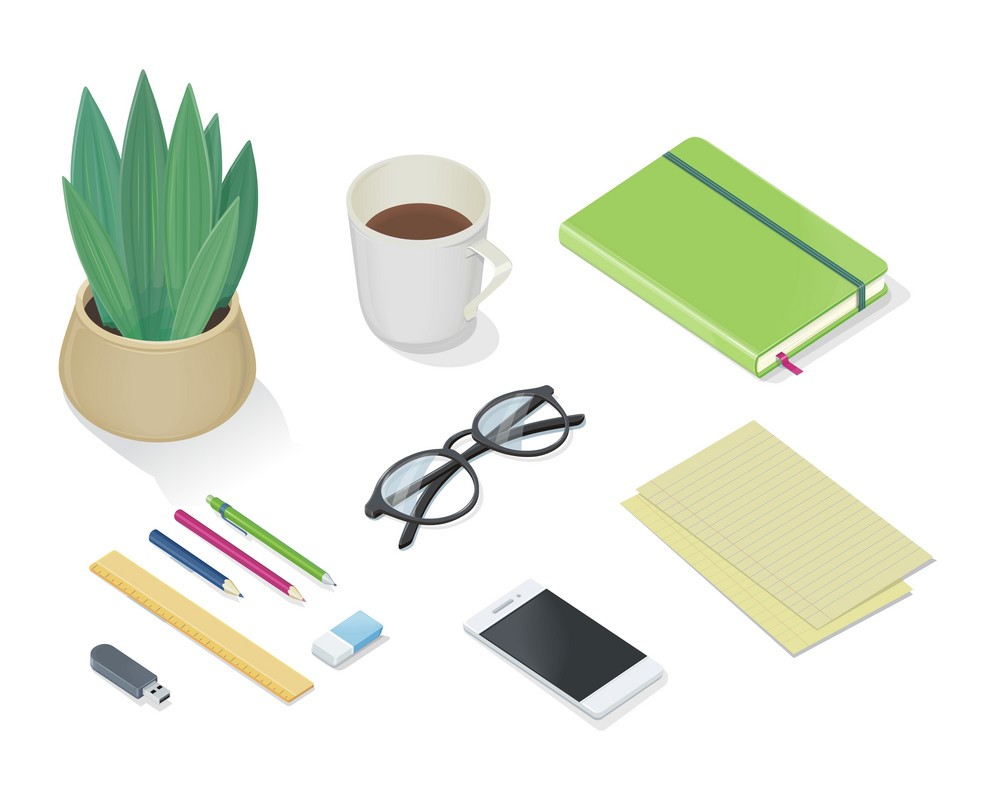
#> input picture Image/Image1.jpg, 993 x 790 px
$ python Image1.py
#> lines starting #> are read from the running program, lines starting #| are printed output that depends on the picture; after the words box and inside, x2 and y2 are one past the last pixel; in counts of white or black regions, pixels touching at a corner belong together
import cv2
import numpy as np

allArea = []
cntList = []
index = 0
largestId = 0
smallestId = 0
noOfTriangle = 0

image = cv2.imread("Image/Image1.jpg")
#> image is the input picture: shape (790, 993, 3); mean B, G, R 224.3, 235.7, 231.2
img_gray = cv2.cvtColor(image, cv2.COLOR_BGR2GRAY)
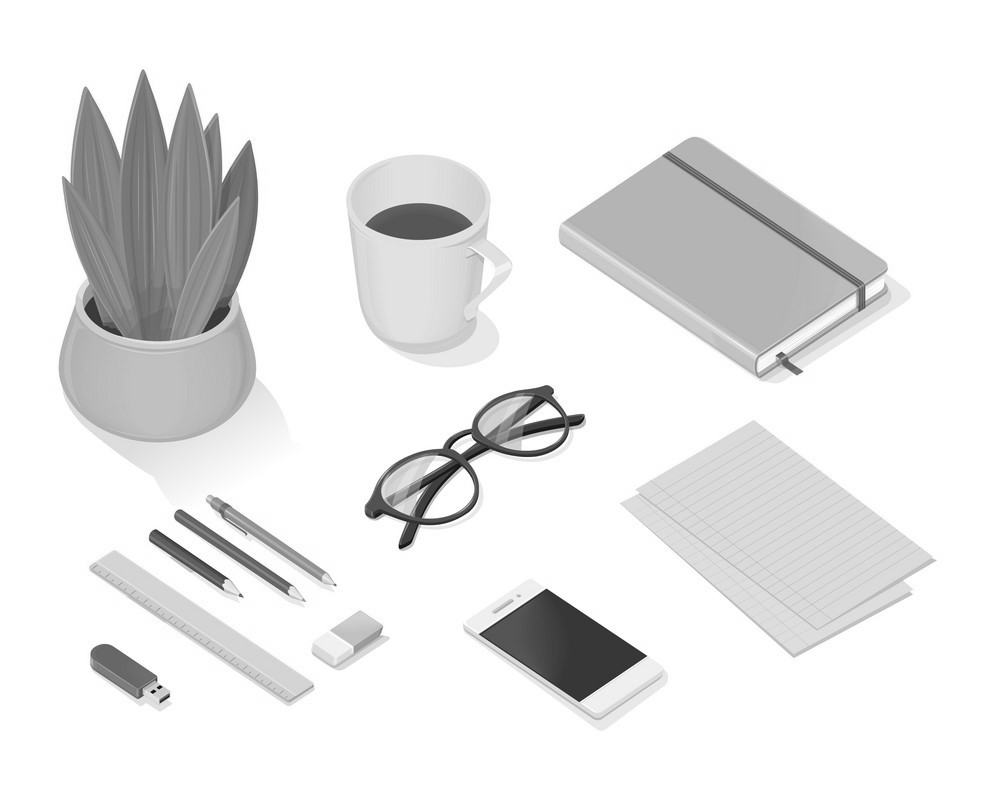
#> img_gray: shape (790, 993); min 3, max 255, mean 233.1
cv2.GaussianBlur(img_gray, (7,7), 4)

ret, thresh = cv2.threshold(img_gray, 240, 255, cv2.THRESH_BINARY_INV)
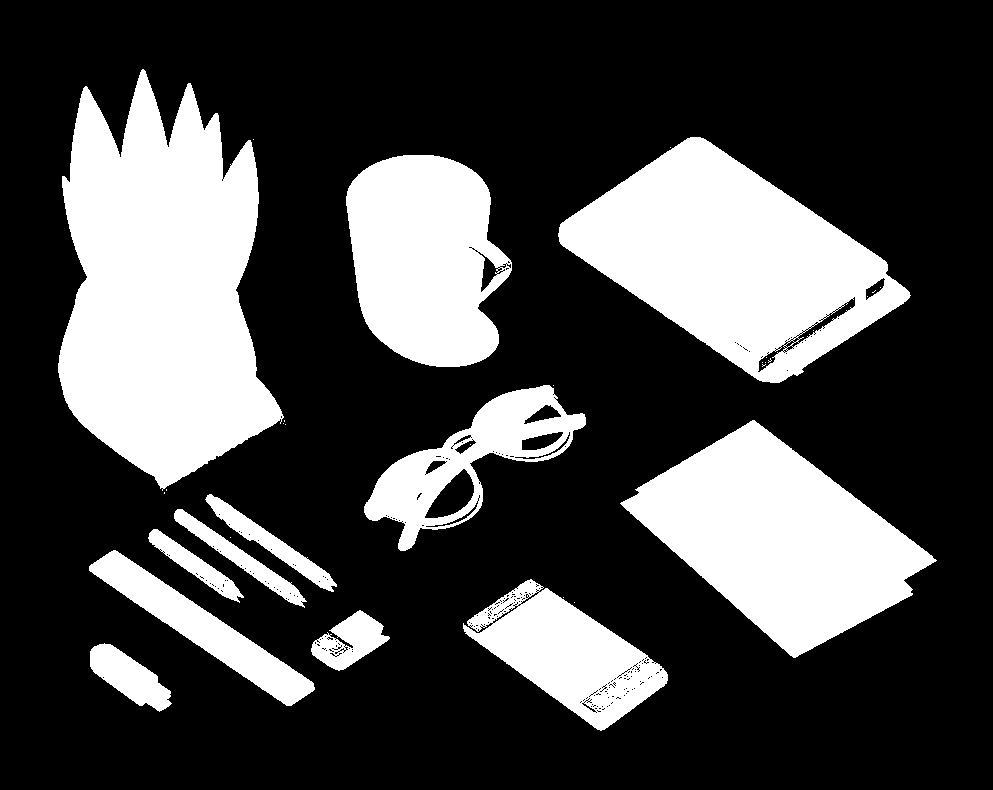
#> thresh: shape (790, 993); 27.9% white; 33 white regions (21 under 20 px)
d = cv2.getStructuringElement(cv2.MORPH_CROSS,(5,5))
cv2.morphologyEx(thresh, cv2.MORPH_OPEN, d)

(cnt, hierarchy) = cv2.findContours(thresh.copy(), cv2.RETR_EXTERNAL, cv2.CHAIN_APPROX_NONE)
#> cnt = 23 contours, 11 with area under 20; largest, box (x1, y1, x2, y2) and area: (58, 69, 284, 491) 62287, (558, 137, 911, 383) 45737, (620, 420, 937, 658) 37731, (346, 155, 512, 367) 26602, (463, 579, 668, 731) 14886
cv2.drawContours(image, cnt, -1, (0,255,0), 2)
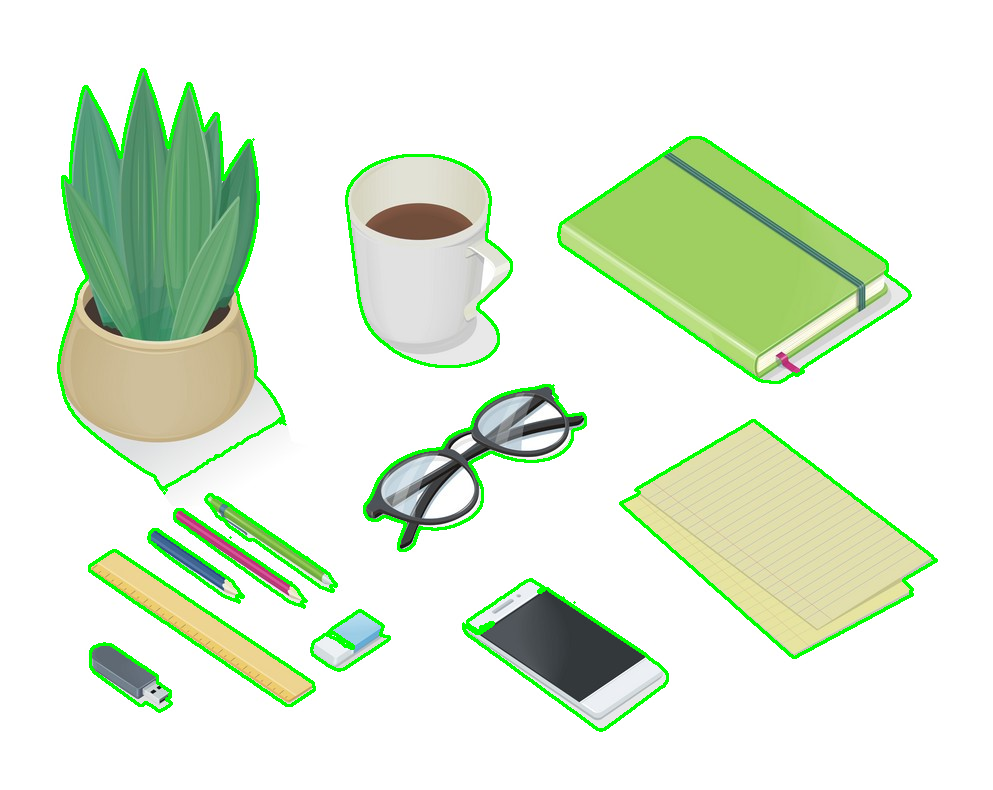
#> image: shape (790, 993, 3); 3.14% of pixels changed, all inside (x1, y1, x2, y2) = (57, 68, 938, 732)

for i in cnt:
    area = cv2.contourArea(i)
    if(area != 0):
        allArea.append(area)
        cntList.append(i)
#> this loop made 23 passes
#> area on passes 1, 2, 5, 6, 8, 9, 10, 15, 18, 19, 22, 23: 2700.5, 2464.5, 14886, 7977.5, 1694.5, 2158.5, 2289.5, 37731, 14071.5, 26601.5, 45737, 62287
#> after the loop, allArea = [2700.5, 2464.5, 14886, 7977.5, 1694.5, 2158.5, 2289.5, 37731, 14071.5, 26601.5, 45737, 62287]; cntList = 12 contours; largest, box (x1, y1, x2, y2) and area: (58, 69, 284, 491) 62287, (558, 137, 911, 383) 45737, (620, 420, 937, 658) 37731, (346, 155, 512, 367) 26602, (463, 579, 668, 731) 14886

sortedContours = sorted(cntList, key=cv2.contourArea, reverse=True)
#> sortedContours has the same summary as cntList
largestItem = sortedContours[0]
#> largestItem = contour of 1334 points, box (x1, y1, x2, y2) (58, 69, 284, 491), area 62287
smallestItem = sortedContours[-1]
#> smallestItem = contour of 213 points, box (x1, y1, x2, y2) (148, 529, 244, 603), area 1694

for i in cntList:
    index += 1
    approx = cv2.approxPolyDP(i, 0.009 * cv2.arcLength(i, True), True)
    n = approx.ravel()
    k = 0

    if len(approx) == 3:
        noOfTriangle+=1

    for j in n:
        if (k % 2 == 0):
            x = n[k]
            y = n[k + 1]

            # String containing the co-ordinates.
            string = str(x) + " " + str(y)

            if (k == 0):
                # text on topmost co-ordinate.
                cv2.putText(image, "#{}".format(index), (x, y), cv2.FONT_HERSHEY_PLAIN, 1, (255, 0, 0))
                if(np.array_equal(i, largestItem)):
                    largestId = index
                elif(np.array_equal(i, smallestItem)):
                    smallestId = index
#> this loop made 12 passes
#> n on passes 4, 8: [89, 566, 286, 705, 314, 689, 117, 551], [752, 420, 620, 503, 795, 657, 911, 595, 903, 580, 936, 560]
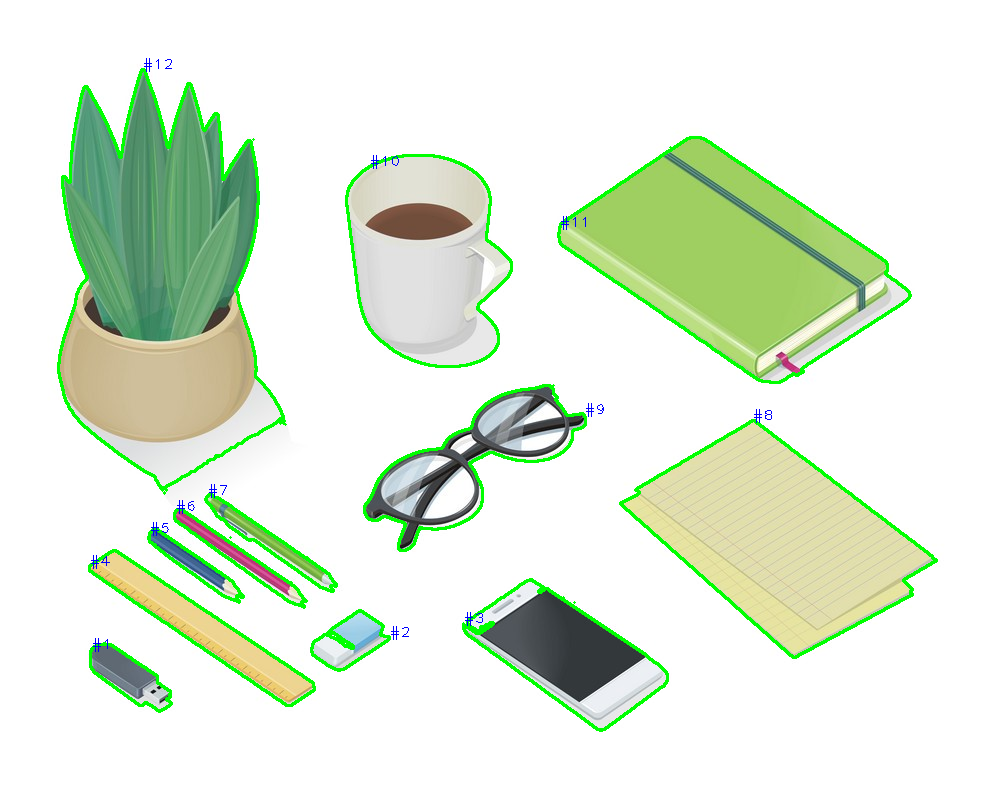
#> image: shape (790, 993, 3); 0.1% of pixels changed, all inside (x1, y1, x2, y2) = (91, 58, 772, 652)
#> after the loop, index = 12; noOfTriangle = 0

#> (the run stopped early here; a loop or call above may not have finished)

$ run again, with Image/Image5.jpg copied over Image/Image1.jpg
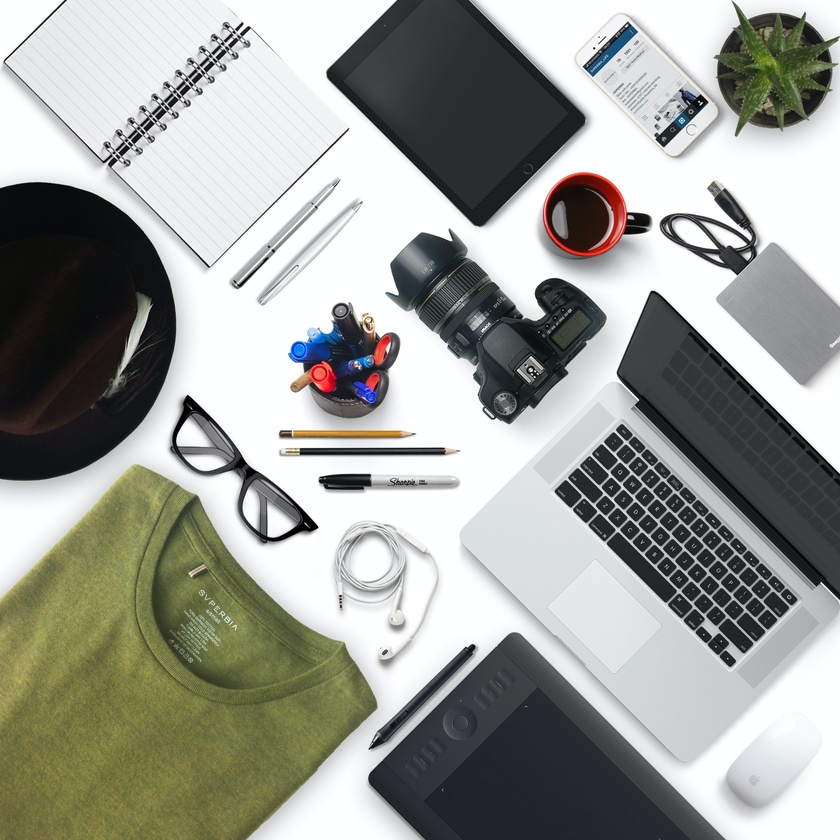
#> input picture Image/Image5.jpg, 840 x 840 px, shrunk from 2000 x 2000 before the run
#> image is the input picture: shape (840, 840, 3); mean B, G, R 152.4, 158.5, 157.4
#> `ret, thresh = cv2.threshold(img_gray, 240, 255, cv2.THRESH_BINARY_INV)`:
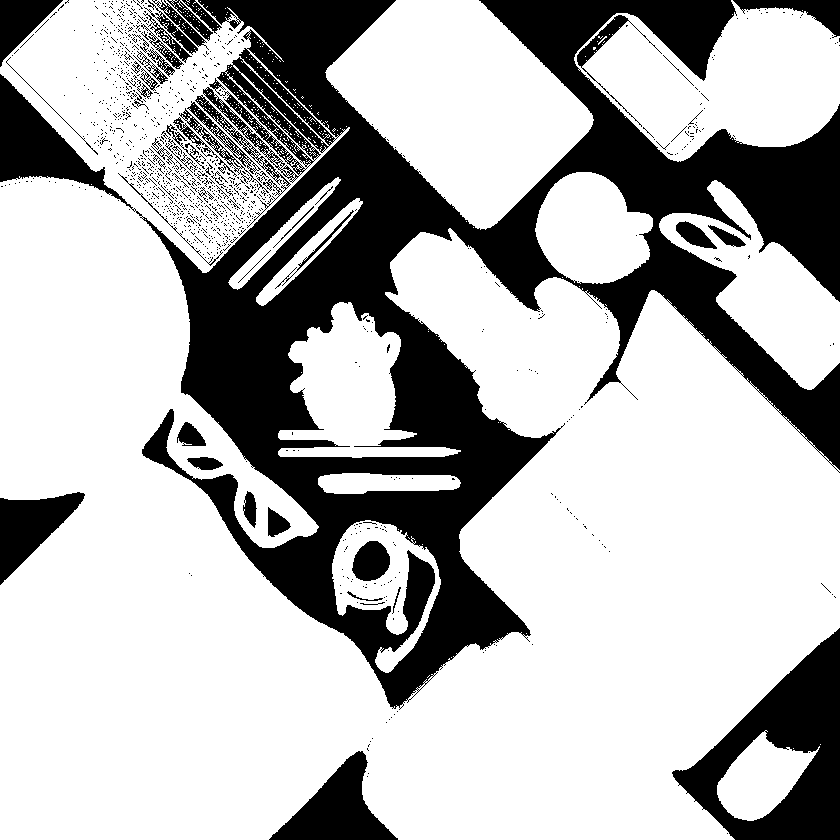
#> thresh: shape (840, 840); 70.8% white; 1090 black regions (1033 under 20 px)
#> cnt = 101 contours, 90 with area under 20; largest, box (x1, y1, x2, y2) and area: (0, 0, 840, 840) 395018, (325, 0, 594, 230) 35588, (574, 0, 840, 162) 26782, (659, 180, 840, 390) 15198, (278, 302, 461, 458) 12969
#> the loop `for i in cnt:` made 101 passes
#> area on passes 3, 10, 11, 18, 24, 26, 27, 28: 4824, 7586, 2236, 12969, 2025, 15198.5, 1788.5, 9409.5
#> after the loop `for i in cnt:`: allArea = [4824, 7586, 2236, 12969, 2025, 15198.5, 1788.5, 9409.5, 4, 2, 26782.5, 35588, 395018]; cntList = 13 contours, 2 with area under 20; largest, box (x1, y1, x2, y2) and area: (0, 0, 840, 840) 395018, (325, 0, 594, 230) 35588, (574, 0, 840, 162) 26782, (659, 180, 840, 390) 15198, (278, 302, 461, 458) 12969
#> sortedContours has the same summary as cntList
#> largestItem = contour of 5778 points, box (x1, y1, x2, y2) (0, 0, 840, 840), area 395018
#> smallestItem = [[302, 96], [301, 97], [302, 98], [303, 97]]
#> the loop `for i in cntList:` made 13 passes
#> n on passes 9 to 10: [334, 128, 332, 130, 333, 131, 335, 129], [302, 96, 301, 97, 302, 98, 303, 97]
#> after the loop `for i in cntList:`:
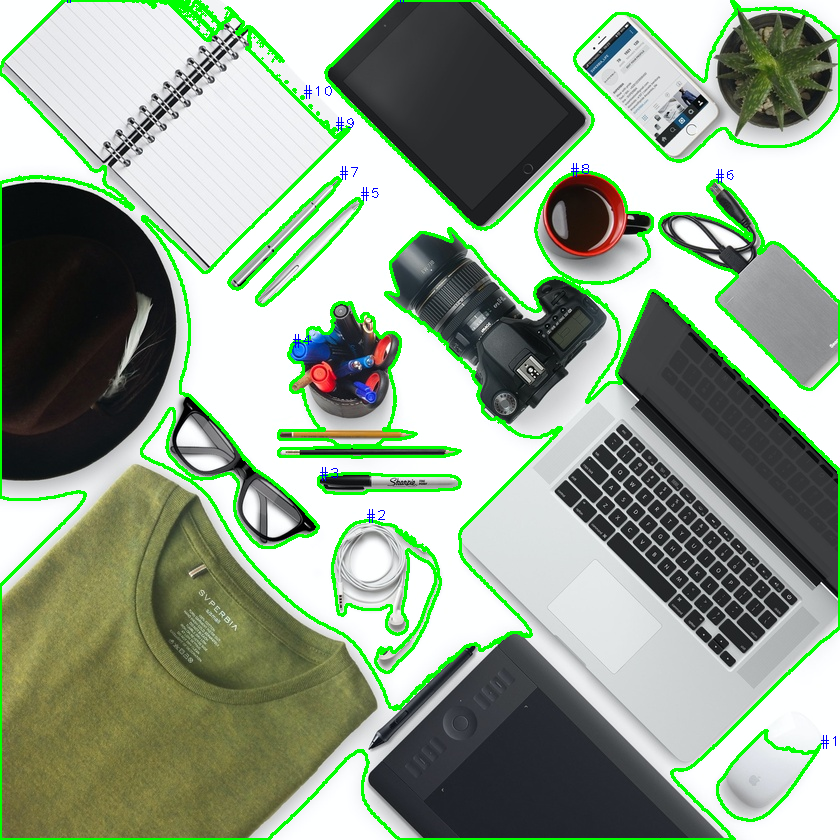
#> image: shape (840, 840, 3); mean B, G, R 140.8, 160.9, 145.6
#> after the loop `for i in cntList:`: index = 13; noOfTriangle = 0
